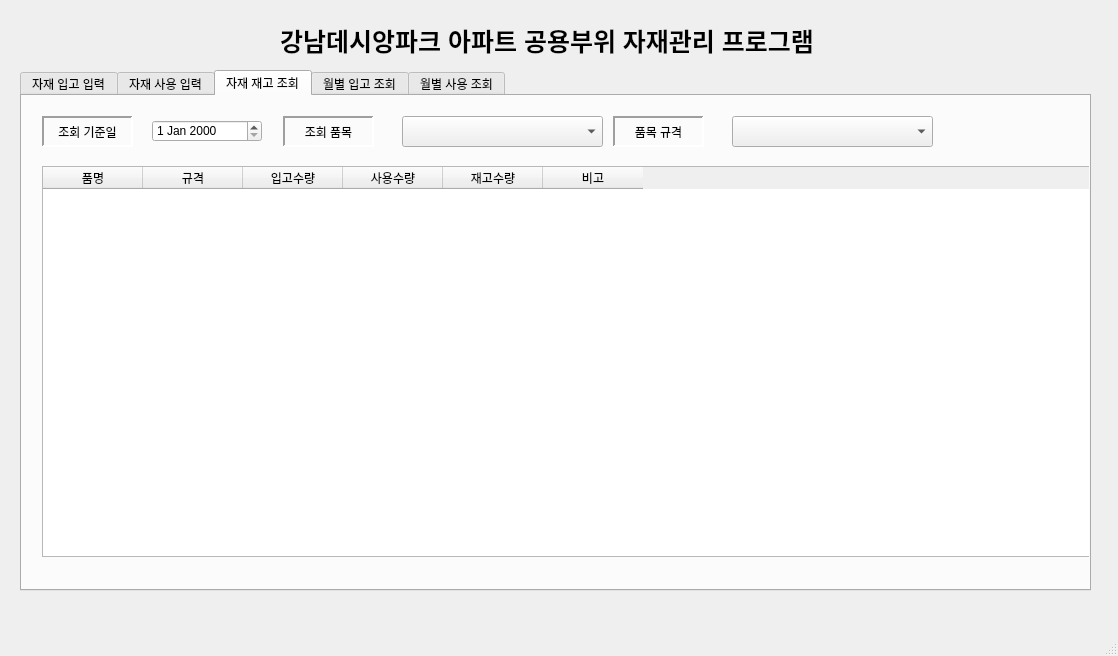
<?xml version="1.0" encoding="UTF-8"?>
<ui version="4.0">
 <class>MainWindow</class>
 <widget class="QMainWindow" name="MainWindow">
  <property name="geometry">
   <rect>
    <x>0</x>
    <y>0</y>
    <width>1118</width>
    <height>656</height>
   </rect>
  </property>
  <property name="windowTitle">
   <string>MainWindow</string>
  </property>
  <widget class="QWidget" name="centralwidget">
   <widget class="QLabel" name="label">
    <property name="geometry">
     <rect>
      <x>200</x>
      <y>10</y>
      <width>701</width>
      <height>61</height>
     </rect>
    </property>
    <property name="font">
     <font>
      <pointsize>19</pointsize>
      <weight>75</weight>
      <bold>true</bold>
     </font>
    </property>
    <property name="text">
     <string>강남데시앙파크 아파트 공용부위 자재관리 프로그램 </string>
    </property>
    <property name="alignment">
     <set>Qt::AlignCenter</set>
    </property>
   </widget>
   <widget class="QTabWidget" name="tabWidget">
    <property name="geometry">
     <rect>
      <x>20</x>
      <y>70</y>
      <width>1071</width>
      <height>521</height>
     </rect>
    </property>
    <property name="currentIndex">
     <number>2</number>
    </property>
    <widget class="QWidget" name="tab_5">
     <attribute name="title">
      <string>자재 입고 입력</string>
     </attribute>
     <widget class="QDateEdit" name="dateEdit_5">
      <property name="geometry">
       <rect>
        <x>120</x>
        <y>10</y>
        <width>141</width>
        <height>31</height>
       </rect>
      </property>
     </widget>
     <widget class="QLabel" name="label_11">
      <property name="geometry">
       <rect>
        <x>10</x>
        <y>10</y>
        <width>91</width>
        <height>31</height>
       </rect>
      </property>
      <property name="frameShape">
       <enum>QFrame::Panel</enum>
      </property>
      <property name="frameShadow">
       <enum>QFrame::Sunken</enum>
      </property>
      <property name="lineWidth">
       <number>2</number>
      </property>
      <property name="text">
       <string>입  고  일</string>
      </property>
      <property name="alignment">
       <set>Qt::AlignCenter</set>
      </property>
     </widget>
     <widget class="QTableWidget" name="tableWidget_5">
      <property name="geometry">
       <rect>
        <x>340</x>
        <y>10</y>
        <width>711</width>
        <height>391</height>
       </rect>
      </property>
      <column>
       <property name="text">
        <string>입고일</string>
       </property>
      </column>
      <column>
       <property name="text">
        <string>품    명</string>
       </property>
      </column>
      <column>
       <property name="text">
        <string>규     격</string>
       </property>
      </column>
      <column>
       <property name="text">
        <string>입고수량</string>
       </property>
      </column>
      <column>
       <property name="text">
        <string>구입 금액</string>
       </property>
      </column>
      <column>
       <property name="text">
        <string>구입 단가</string>
       </property>
      </column>
      <column>
       <property name="text">
        <string>구입 업체</string>
       </property>
      </column>
      <column>
       <property name="text">
        <string>재고 수량</string>
       </property>
      </column>
      <column>
       <property name="text">
        <string>비   고</string>
       </property>
      </column>
     </widget>
     <widget class="QComboBox" name="comboBox_5">
      <property name="geometry">
       <rect>
        <x>120</x>
        <y>50</y>
        <width>141</width>
        <height>31</height>
       </rect>
      </property>
     </widget>
     <widget class="QLabel" name="label_12">
      <property name="geometry">
       <rect>
        <x>10</x>
        <y>50</y>
        <width>91</width>
        <height>31</height>
       </rect>
      </property>
      <property name="frameShape">
       <enum>QFrame::Panel</enum>
      </property>
      <property name="frameShadow">
       <enum>QFrame::Sunken</enum>
      </property>
      <property name="lineWidth">
       <number>2</number>
      </property>
      <property name="text">
       <string>입고  품목</string>
      </property>
      <property name="alignment">
       <set>Qt::AlignCenter</set>
      </property>
     </widget>
     <widget class="QLabel" name="label_13">
      <property name="geometry">
       <rect>
        <x>10</x>
        <y>130</y>
        <width>91</width>
        <height>31</height>
       </rect>
      </property>
      <property name="frameShape">
       <enum>QFrame::Panel</enum>
      </property>
      <property name="frameShadow">
       <enum>QFrame::Sunken</enum>
      </property>
      <property name="lineWidth">
       <number>2</number>
      </property>
      <property name="text">
       <string>품목  규격</string>
      </property>
      <property name="alignment">
       <set>Qt::AlignCenter</set>
      </property>
     </widget>
     <widget class="QLabel" name="label_14">
      <property name="geometry">
       <rect>
        <x>10</x>
        <y>250</y>
        <width>91</width>
        <height>31</height>
       </rect>
      </property>
      <property name="frameShape">
       <enum>QFrame::Panel</enum>
      </property>
      <property name="frameShadow">
       <enum>QFrame::Sunken</enum>
      </property>
      <property name="lineWidth">
       <number>2</number>
      </property>
      <property name="text">
       <string>구입  수량</string>
      </property>
      <property name="alignment">
       <set>Qt::AlignCenter</set>
      </property>
     </widget>
     <widget class="QLabel" name="label_15">
      <property name="geometry">
       <rect>
        <x>10</x>
        <y>290</y>
        <width>91</width>
        <height>31</height>
       </rect>
      </property>
      <property name="frameShape">
       <enum>QFrame::Panel</enum>
      </property>
      <property name="frameShadow">
       <enum>QFrame::Sunken</enum>
      </property>
      <property name="lineWidth">
       <number>2</number>
      </property>
      <property name="text">
       <string>구입  가격</string>
      </property>
      <property name="alignment">
       <set>Qt::AlignCenter</set>
      </property>
     </widget>
     <widget class="QLabel" name="label_16">
      <property name="geometry">
       <rect>
        <x>10</x>
        <y>330</y>
        <width>91</width>
        <height>31</height>
       </rect>
      </property>
      <property name="frameShape">
       <enum>QFrame::Panel</enum>
      </property>
      <property name="frameShadow">
       <enum>QFrame::Sunken</enum>
      </property>
      <property name="lineWidth">
       <number>2</number>
      </property>
      <property name="text">
       <string>구입  단가</string>
      </property>
      <property name="alignment">
       <set>Qt::AlignCenter</set>
      </property>
     </widget>
     <widget class="QLabel" name="label_17">
      <property name="geometry">
       <rect>
        <x>10</x>
        <y>370</y>
        <width>91</width>
        <height>31</height>
       </rect>
      </property>
      <property name="frameShape">
       <enum>QFrame::Panel</enum>
      </property>
      <property name="frameShadow">
       <enum>QFrame::Sunken</enum>
      </property>
      <property name="lineWidth">
       <number>2</number>
      </property>
      <property name="text">
       <string>구입  업체</string>
      </property>
      <property name="alignment">
       <set>Qt::AlignCenter</set>
      </property>
     </widget>
     <widget class="QLabel" name="label_18">
      <property name="geometry">
       <rect>
        <x>10</x>
        <y>410</y>
        <width>91</width>
        <height>31</height>
       </rect>
      </property>
      <property name="frameShape">
       <enum>QFrame::Panel</enum>
      </property>
      <property name="frameShadow">
       <enum>QFrame::Sunken</enum>
      </property>
      <property name="lineWidth">
       <number>2</number>
      </property>
      <property name="text">
       <string>비       고</string>
      </property>
      <property name="alignment">
       <set>Qt::AlignCenter</set>
      </property>
     </widget>
     <widget class="QComboBox" name="comboBox_6">
      <property name="geometry">
       <rect>
        <x>120</x>
        <y>130</y>
        <width>141</width>
        <height>31</height>
       </rect>
      </property>
     </widget>
     <widget class="QLineEdit" name="lineEdit">
      <property name="geometry">
       <rect>
        <x>120</x>
        <y>250</y>
        <width>141</width>
        <height>31</height>
       </rect>
      </property>
     </widget>
     <widget class="QLineEdit" name="lineEdit_2">
      <property name="geometry">
       <rect>
        <x>120</x>
        <y>290</y>
        <width>141</width>
        <height>31</height>
       </rect>
      </property>
     </widget>
     <widget class="QLineEdit" name="lineEdit_3">
      <property name="geometry">
       <rect>
        <x>120</x>
        <y>330</y>
        <width>141</width>
        <height>31</height>
       </rect>
      </property>
     </widget>
     <widget class="QLineEdit" name="lineEdit_4">
      <property name="geometry">
       <rect>
        <x>120</x>
        <y>370</y>
        <width>201</width>
        <height>31</height>
       </rect>
      </property>
     </widget>
     <widget class="QLineEdit" name="lineEdit_6">
      <property name="geometry">
       <rect>
        <x>120</x>
        <y>410</y>
        <width>201</width>
        <height>31</height>
       </rect>
      </property>
     </widget>
     <widget class="QPushButton" name="pushButton_6">
      <property name="geometry">
       <rect>
        <x>120</x>
        <y>450</y>
        <width>91</width>
        <height>41</height>
       </rect>
      </property>
      <property name="text">
       <string>자재입고 추가</string>
      </property>
     </widget>
     <widget class="QPushButton" name="pushButton_7">
      <property name="geometry">
       <rect>
        <x>490</x>
        <y>410</y>
        <width>91</width>
        <height>41</height>
       </rect>
      </property>
      <property name="text">
       <string>자재입고 저장</string>
      </property>
     </widget>
     <widget class="QPushButton" name="pushButton_8">
      <property name="geometry">
       <rect>
        <x>810</x>
        <y>410</y>
        <width>91</width>
        <height>41</height>
       </rect>
      </property>
      <property name="text">
       <string>Exit</string>
      </property>
     </widget>
     <widget class="QPushButton" name="pushButton">
      <property name="geometry">
       <rect>
        <x>270</x>
        <y>90</y>
        <width>61</width>
        <height>31</height>
       </rect>
      </property>
      <property name="text">
       <string>품목추가</string>
      </property>
     </widget>
     <widget class="QPushButton" name="pushButton_2">
      <property name="geometry">
       <rect>
        <x>270</x>
        <y>170</y>
        <width>61</width>
        <height>31</height>
       </rect>
      </property>
      <property name="text">
       <string>규격추가</string>
      </property>
     </widget>
     <widget class="QLineEdit" name="lineEdit_5">
      <property name="geometry">
       <rect>
        <x>120</x>
        <y>90</y>
        <width>141</width>
        <height>31</height>
       </rect>
      </property>
     </widget>
     <widget class="QLineEdit" name="lineEdit_8">
      <property name="geometry">
       <rect>
        <x>120</x>
        <y>170</y>
        <width>141</width>
        <height>31</height>
       </rect>
      </property>
     </widget>
     <widget class="QLabel" name="label_28">
      <property name="geometry">
       <rect>
        <x>10</x>
        <y>210</y>
        <width>91</width>
        <height>31</height>
       </rect>
      </property>
      <property name="frameShape">
       <enum>QFrame::Panel</enum>
      </property>
      <property name="frameShadow">
       <enum>QFrame::Sunken</enum>
      </property>
      <property name="lineWidth">
       <number>2</number>
      </property>
      <property name="text">
       <string>재고수량</string>
      </property>
      <property name="alignment">
       <set>Qt::AlignCenter</set>
      </property>
     </widget>
     <widget class="QLineEdit" name="lineEdit_11">
      <property name="geometry">
       <rect>
        <x>120</x>
        <y>210</y>
        <width>201</width>
        <height>31</height>
       </rect>
      </property>
      <property name="text">
       <string>재고수량</string>
      </property>
     </widget>
    </widget>
    <widget class="QWidget" name="tab_4">
     <attribute name="title">
      <string>자재 사용 입력</string>
     </attribute>
     <widget class="QComboBox" name="comboBox_8">
      <property name="geometry">
       <rect>
        <x>130</x>
        <y>130</y>
        <width>141</width>
        <height>31</height>
       </rect>
      </property>
     </widget>
     <widget class="QComboBox" name="comboBox_9">
      <property name="geometry">
       <rect>
        <x>130</x>
        <y>170</y>
        <width>201</width>
        <height>31</height>
       </rect>
      </property>
     </widget>
     <widget class="QTableWidget" name="tableWidget_6">
      <property name="geometry">
       <rect>
        <x>350</x>
        <y>10</y>
        <width>701</width>
        <height>321</height>
       </rect>
      </property>
      <property name="sortingEnabled">
       <bool>true</bool>
      </property>
      <attribute name="horizontalHeaderDefaultSectionSize">
       <number>60</number>
      </attribute>
      <attribute name="horizontalHeaderMinimumSectionSize">
       <number>30</number>
      </attribute>
      <column>
       <property name="text">
        <string>사용일</string>
       </property>
      </column>
      <column>
       <property name="text">
        <string>동</string>
       </property>
      </column>
      <column>
       <property name="text">
        <string>호</string>
       </property>
      </column>
      <column>
       <property name="text">
        <string>구분</string>
       </property>
      </column>
      <column>
       <property name="text">
        <string>품명</string>
       </property>
      </column>
      <column>
       <property name="text">
        <string>규격</string>
       </property>
      </column>
      <column>
       <property name="text">
        <string>사용수량</string>
       </property>
      </column>
      <column>
       <property name="text">
        <string>비고</string>
       </property>
      </column>
     </widget>
     <widget class="QLabel" name="label_20">
      <property name="geometry">
       <rect>
        <x>20</x>
        <y>210</y>
        <width>91</width>
        <height>31</height>
       </rect>
      </property>
      <property name="frameShape">
       <enum>QFrame::Panel</enum>
      </property>
      <property name="frameShadow">
       <enum>QFrame::Sunken</enum>
      </property>
      <property name="lineWidth">
       <number>2</number>
      </property>
      <property name="text">
       <string>사용  규격</string>
      </property>
      <property name="alignment">
       <set>Qt::AlignCenter</set>
      </property>
     </widget>
     <widget class="QComboBox" name="comboBox_7">
      <property name="geometry">
       <rect>
        <x>130</x>
        <y>210</y>
        <width>201</width>
        <height>31</height>
       </rect>
      </property>
     </widget>
     <widget class="QComboBox" name="comboBox_10">
      <property name="geometry">
       <rect>
        <x>130</x>
        <y>50</y>
        <width>141</width>
        <height>31</height>
       </rect>
      </property>
     </widget>
     <widget class="QComboBox" name="comboBox_11">
      <property name="geometry">
       <rect>
        <x>130</x>
        <y>90</y>
        <width>141</width>
        <height>31</height>
       </rect>
      </property>
     </widget>
     <widget class="QPushButton" name="pushButton_11">
      <property name="geometry">
       <rect>
        <x>100</x>
        <y>380</y>
        <width>91</width>
        <height>41</height>
       </rect>
      </property>
      <property name="text">
       <string>자재사용 추가</string>
      </property>
     </widget>
     <widget class="QLabel" name="label_21">
      <property name="geometry">
       <rect>
        <x>20</x>
        <y>50</y>
        <width>91</width>
        <height>31</height>
       </rect>
      </property>
      <property name="frameShape">
       <enum>QFrame::Panel</enum>
      </property>
      <property name="frameShadow">
       <enum>QFrame::Sunken</enum>
      </property>
      <property name="lineWidth">
       <number>2</number>
      </property>
      <property name="text">
       <string>동</string>
      </property>
      <property name="alignment">
       <set>Qt::AlignCenter</set>
      </property>
     </widget>
     <widget class="QLabel" name="label_22">
      <property name="geometry">
       <rect>
        <x>20</x>
        <y>10</y>
        <width>91</width>
        <height>31</height>
       </rect>
      </property>
      <property name="frameShape">
       <enum>QFrame::Panel</enum>
      </property>
      <property name="frameShadow">
       <enum>QFrame::Sunken</enum>
      </property>
      <property name="lineWidth">
       <number>2</number>
      </property>
      <property name="text">
       <string>사용  일자</string>
      </property>
      <property name="alignment">
       <set>Qt::AlignCenter</set>
      </property>
     </widget>
     <widget class="QDateEdit" name="dateEdit_6">
      <property name="geometry">
       <rect>
        <x>130</x>
        <y>10</y>
        <width>141</width>
        <height>31</height>
       </rect>
      </property>
     </widget>
     <widget class="QLabel" name="label_23">
      <property name="geometry">
       <rect>
        <x>20</x>
        <y>90</y>
        <width>91</width>
        <height>31</height>
       </rect>
      </property>
      <property name="frameShape">
       <enum>QFrame::Panel</enum>
      </property>
      <property name="frameShadow">
       <enum>QFrame::Sunken</enum>
      </property>
      <property name="lineWidth">
       <number>2</number>
      </property>
      <property name="text">
       <string>호</string>
      </property>
      <property name="alignment">
       <set>Qt::AlignCenter</set>
      </property>
     </widget>
     <widget class="QLabel" name="label_24">
      <property name="geometry">
       <rect>
        <x>20</x>
        <y>130</y>
        <width>91</width>
        <height>31</height>
       </rect>
      </property>
      <property name="frameShape">
       <enum>QFrame::Panel</enum>
      </property>
      <property name="frameShadow">
       <enum>QFrame::Sunken</enum>
      </property>
      <property name="lineWidth">
       <number>2</number>
      </property>
      <property name="text">
       <string>공용 / 세대</string>
      </property>
      <property name="alignment">
       <set>Qt::AlignCenter</set>
      </property>
     </widget>
     <widget class="QLabel" name="label_25">
      <property name="geometry">
       <rect>
        <x>20</x>
        <y>170</y>
        <width>91</width>
        <height>31</height>
       </rect>
      </property>
      <property name="frameShape">
       <enum>QFrame::Panel</enum>
      </property>
      <property name="frameShadow">
       <enum>QFrame::Sunken</enum>
      </property>
      <property name="lineWidth">
       <number>2</number>
      </property>
      <property name="text">
       <string>품명</string>
      </property>
      <property name="alignment">
       <set>Qt::AlignCenter</set>
      </property>
     </widget>
     <widget class="QLineEdit" name="lineEdit_7">
      <property name="geometry">
       <rect>
        <x>130</x>
        <y>330</y>
        <width>201</width>
        <height>31</height>
       </rect>
      </property>
      <property name="text">
       <string>비고</string>
      </property>
     </widget>
     <widget class="QLabel" name="label_19">
      <property name="geometry">
       <rect>
        <x>20</x>
        <y>330</y>
        <width>91</width>
        <height>31</height>
       </rect>
      </property>
      <property name="frameShape">
       <enum>QFrame::Panel</enum>
      </property>
      <property name="frameShadow">
       <enum>QFrame::Sunken</enum>
      </property>
      <property name="lineWidth">
       <number>2</number>
      </property>
      <property name="text">
       <string>비       고</string>
      </property>
      <property name="alignment">
       <set>Qt::AlignCenter</set>
      </property>
     </widget>
     <widget class="QPushButton" name="pushButton_9">
      <property name="geometry">
       <rect>
        <x>460</x>
        <y>350</y>
        <width>91</width>
        <height>41</height>
       </rect>
      </property>
      <property name="text">
       <string>자재사용 저장</string>
      </property>
     </widget>
     <widget class="QPushButton" name="pushButton_10">
      <property name="geometry">
       <rect>
        <x>780</x>
        <y>350</y>
        <width>91</width>
        <height>41</height>
       </rect>
      </property>
      <property name="text">
       <string>Exit</string>
      </property>
     </widget>
     <widget class="QLineEdit" name="lineEdit_9">
      <property name="geometry">
       <rect>
        <x>130</x>
        <y>290</y>
        <width>201</width>
        <height>31</height>
       </rect>
      </property>
      <property name="text">
       <string/>
      </property>
      <property name="alignment">
       <set>Qt::AlignCenter</set>
      </property>
     </widget>
     <widget class="QLabel" name="label_26">
      <property name="geometry">
       <rect>
        <x>20</x>
        <y>290</y>
        <width>91</width>
        <height>31</height>
       </rect>
      </property>
      <property name="frameShape">
       <enum>QFrame::Panel</enum>
      </property>
      <property name="frameShadow">
       <enum>QFrame::Sunken</enum>
      </property>
      <property name="lineWidth">
       <number>2</number>
      </property>
      <property name="text">
       <string>사용수량</string>
      </property>
      <property name="alignment">
       <set>Qt::AlignCenter</set>
      </property>
     </widget>
     <widget class="QLineEdit" name="lineEdit_10">
      <property name="geometry">
       <rect>
        <x>130</x>
        <y>250</y>
        <width>201</width>
        <height>31</height>
       </rect>
      </property>
      <property name="text">
       <string>재고수량</string>
      </property>
      <property name="alignment">
       <set>Qt::AlignCenter</set>
      </property>
      <property name="readOnly">
       <bool>true</bool>
      </property>
     </widget>
     <widget class="QLabel" name="label_27">
      <property name="geometry">
       <rect>
        <x>20</x>
        <y>250</y>
        <width>91</width>
        <height>31</height>
       </rect>
      </property>
      <property name="frameShape">
       <enum>QFrame::Panel</enum>
      </property>
      <property name="frameShadow">
       <enum>QFrame::Sunken</enum>
      </property>
      <property name="lineWidth">
       <number>2</number>
      </property>
      <property name="text">
       <string>재고수량</string>
      </property>
      <property name="alignment">
       <set>Qt::AlignCenter</set>
      </property>
     </widget>
    </widget>
    <widget class="QWidget" name="tab">
     <attribute name="title">
      <string>자재 재고 조회</string>
     </attribute>
     <widget class="QTableWidget" name="tableWidget">
      <property name="geometry">
       <rect>
        <x>20</x>
        <y>70</y>
        <width>1141</width>
        <height>391</height>
       </rect>
      </property>
      <column>
       <property name="text">
        <string>품명</string>
       </property>
      </column>
      <column>
       <property name="text">
        <string>규격</string>
       </property>
      </column>
      <column>
       <property name="text">
        <string>입고수량</string>
       </property>
      </column>
      <column>
       <property name="text">
        <string>사용수량</string>
       </property>
      </column>
      <column>
       <property name="text">
        <string>재고수량</string>
       </property>
      </column>
      <column>
       <property name="text">
        <string>비고</string>
       </property>
      </column>
     </widget>
     <widget class="QComboBox" name="comboBox">
      <property name="geometry">
       <rect>
        <x>380</x>
        <y>20</y>
        <width>201</width>
        <height>31</height>
       </rect>
      </property>
     </widget>
     <widget class="QLabel" name="label_3">
      <property name="geometry">
       <rect>
        <x>261</x>
        <y>20</y>
        <width>91</width>
        <height>31</height>
       </rect>
      </property>
      <property name="frameShape">
       <enum>QFrame::Panel</enum>
      </property>
      <property name="frameShadow">
       <enum>QFrame::Sunken</enum>
      </property>
      <property name="lineWidth">
       <number>2</number>
      </property>
      <property name="text">
       <string>조회 품목</string>
      </property>
      <property name="alignment">
       <set>Qt::AlignCenter</set>
      </property>
     </widget>
     <widget class="QDateEdit" name="dateEdit">
      <property name="geometry">
       <rect>
        <x>130</x>
        <y>24</y>
        <width>110</width>
        <height>22</height>
       </rect>
      </property>
     </widget>
     <widget class="QLabel" name="label_2">
      <property name="geometry">
       <rect>
        <x>20</x>
        <y>20</y>
        <width>91</width>
        <height>31</height>
       </rect>
      </property>
      <property name="frameShape">
       <enum>QFrame::Panel</enum>
      </property>
      <property name="frameShadow">
       <enum>QFrame::Sunken</enum>
      </property>
      <property name="lineWidth">
       <number>2</number>
      </property>
      <property name="text">
       <string>조회 기준일</string>
      </property>
      <property name="alignment">
       <set>Qt::AlignCenter</set>
      </property>
     </widget>
     <widget class="QLabel" name="label_10">
      <property name="geometry">
       <rect>
        <x>591</x>
        <y>20</y>
        <width>91</width>
        <height>31</height>
       </rect>
      </property>
      <property name="frameShape">
       <enum>QFrame::Panel</enum>
      </property>
      <property name="frameShadow">
       <enum>QFrame::Sunken</enum>
      </property>
      <property name="lineWidth">
       <number>2</number>
      </property>
      <property name="text">
       <string>품목 규격</string>
      </property>
      <property name="alignment">
       <set>Qt::AlignCenter</set>
      </property>
     </widget>
     <widget class="QComboBox" name="comboBox_4">
      <property name="geometry">
       <rect>
        <x>710</x>
        <y>20</y>
        <width>201</width>
        <height>31</height>
       </rect>
      </property>
     </widget>
    </widget>
    <widget class="QWidget" name="tab_3">
     <attribute name="title">
      <string>월별 입고 조회</string>
     </attribute>
     <widget class="QTableWidget" name="tableWidget_2">
      <property name="geometry">
       <rect>
        <x>20</x>
        <y>66</y>
        <width>1141</width>
        <height>391</height>
       </rect>
      </property>
      <column>
       <property name="text">
        <string>입고일</string>
       </property>
      </column>
      <column>
       <property name="text">
        <string>품    명</string>
       </property>
      </column>
      <column>
       <property name="text">
        <string>규     격</string>
       </property>
      </column>
      <column>
       <property name="text">
        <string>총 입고수량</string>
       </property>
      </column>
      <column>
       <property name="text">
        <string>구입 금액</string>
       </property>
      </column>
      <column>
       <property name="text">
        <string>구입 단가</string>
       </property>
      </column>
      <column>
       <property name="text">
        <string>총 사용수량</string>
       </property>
      </column>
      <column>
       <property name="text">
        <string>재고 수량</string>
       </property>
      </column>
      <column>
       <property name="text">
        <string>비   고</string>
       </property>
      </column>
     </widget>
     <widget class="QLabel" name="label_4">
      <property name="geometry">
       <rect>
        <x>490</x>
        <y>10</y>
        <width>91</width>
        <height>31</height>
       </rect>
      </property>
      <property name="frameShape">
       <enum>QFrame::Panel</enum>
      </property>
      <property name="frameShadow">
       <enum>QFrame::Sunken</enum>
      </property>
      <property name="lineWidth">
       <number>2</number>
      </property>
      <property name="text">
       <string>조회 품목</string>
      </property>
      <property name="alignment">
       <set>Qt::AlignCenter</set>
      </property>
     </widget>
     <widget class="QLabel" name="label_5">
      <property name="geometry">
       <rect>
        <x>20</x>
        <y>10</y>
        <width>91</width>
        <height>31</height>
       </rect>
      </property>
      <property name="frameShape">
       <enum>QFrame::Panel</enum>
      </property>
      <property name="frameShadow">
       <enum>QFrame::Sunken</enum>
      </property>
      <property name="lineWidth">
       <number>2</number>
      </property>
      <property name="text">
       <string>조회 기간</string>
      </property>
      <property name="alignment">
       <set>Qt::AlignCenter</set>
      </property>
     </widget>
     <widget class="QComboBox" name="comboBox_2">
      <property name="geometry">
       <rect>
        <x>600</x>
        <y>10</y>
        <width>201</width>
        <height>31</height>
       </rect>
      </property>
     </widget>
     <widget class="QDateEdit" name="dateEdit_2">
      <property name="geometry">
       <rect>
        <x>130</x>
        <y>10</y>
        <width>110</width>
        <height>31</height>
       </rect>
      </property>
     </widget>
     <widget class="QCheckBox" name="checkBox">
      <property name="geometry">
       <rect>
        <x>250</x>
        <y>10</y>
        <width>71</width>
        <height>31</height>
       </rect>
      </property>
      <property name="text">
       <string>월별 조회</string>
      </property>
     </widget>
     <widget class="QLabel" name="label_8">
      <property name="geometry">
       <rect>
        <x>330</x>
        <y>10</y>
        <width>21</width>
        <height>31</height>
       </rect>
      </property>
      <property name="frameShape">
       <enum>QFrame::Panel</enum>
      </property>
      <property name="frameShadow">
       <enum>QFrame::Sunken</enum>
      </property>
      <property name="lineWidth">
       <number>2</number>
      </property>
      <property name="text">
       <string>~</string>
      </property>
      <property name="alignment">
       <set>Qt::AlignCenter</set>
      </property>
     </widget>
     <widget class="QDateEdit" name="dateEdit_4">
      <property name="geometry">
       <rect>
        <x>360</x>
        <y>10</y>
        <width>110</width>
        <height>31</height>
       </rect>
      </property>
     </widget>
    </widget>
    <widget class="QWidget" name="tab_2">
     <attribute name="title">
      <string>월별 사용 조회</string>
     </attribute>
     <widget class="QTableWidget" name="tableWidget_3">
      <property name="geometry">
       <rect>
        <x>20</x>
        <y>60</y>
        <width>1141</width>
        <height>391</height>
       </rect>
      </property>
      <column>
       <property name="text">
        <string>사용일</string>
       </property>
      </column>
      <column>
       <property name="text">
        <string>품    명</string>
       </property>
      </column>
      <column>
       <property name="text">
        <string>규     격</string>
       </property>
      </column>
      <column>
       <property name="text">
        <string>총 입고수량</string>
       </property>
      </column>
      <column>
       <property name="text">
        <string>구입 금액</string>
       </property>
      </column>
      <column>
       <property name="text">
        <string>구입 단가</string>
       </property>
      </column>
      <column>
       <property name="text">
        <string>총 사용수량</string>
       </property>
      </column>
      <column>
       <property name="text">
        <string>재고 수량</string>
       </property>
      </column>
      <column>
       <property name="text">
        <string>비   고</string>
       </property>
      </column>
     </widget>
     <widget class="QLabel" name="label_6">
      <property name="geometry">
       <rect>
        <x>20</x>
        <y>20</y>
        <width>91</width>
        <height>31</height>
       </rect>
      </property>
      <property name="frameShape">
       <enum>QFrame::Panel</enum>
      </property>
      <property name="frameShadow">
       <enum>QFrame::Sunken</enum>
      </property>
      <property name="lineWidth">
       <number>2</number>
      </property>
      <property name="text">
       <string>조회 기간</string>
      </property>
      <property name="alignment">
       <set>Qt::AlignCenter</set>
      </property>
     </widget>
     <widget class="QLabel" name="label_9">
      <property name="geometry">
       <rect>
        <x>330</x>
        <y>20</y>
        <width>21</width>
        <height>31</height>
       </rect>
      </property>
      <property name="frameShape">
       <enum>QFrame::Panel</enum>
      </property>
      <property name="frameShadow">
       <enum>QFrame::Sunken</enum>
      </property>
      <property name="lineWidth">
       <number>2</number>
      </property>
      <property name="text">
       <string>~</string>
      </property>
      <property name="alignment">
       <set>Qt::AlignCenter</set>
      </property>
     </widget>
     <widget class="QComboBox" name="comboBox_3">
      <property name="geometry">
       <rect>
        <x>600</x>
        <y>20</y>
        <width>201</width>
        <height>31</height>
       </rect>
      </property>
     </widget>
     <widget class="QCheckBox" name="checkBox_2">
      <property name="geometry">
       <rect>
        <x>250</x>
        <y>20</y>
        <width>71</width>
        <height>31</height>
       </rect>
      </property>
      <property name="text">
       <string>월별 조회</string>
      </property>
     </widget>
     <widget class="QLabel" name="label_7">
      <property name="geometry">
       <rect>
        <x>490</x>
        <y>20</y>
        <width>91</width>
        <height>31</height>
       </rect>
      </property>
      <property name="frameShape">
       <enum>QFrame::Panel</enum>
      </property>
      <property name="frameShadow">
       <enum>QFrame::Sunken</enum>
      </property>
      <property name="lineWidth">
       <number>2</number>
      </property>
      <property name="text">
       <string>조회 품목</string>
      </property>
      <property name="alignment">
       <set>Qt::AlignCenter</set>
      </property>
     </widget>
     <widget class="QDateEdit" name="dateEdit_7">
      <property name="geometry">
       <rect>
        <x>360</x>
        <y>20</y>
        <width>110</width>
        <height>31</height>
       </rect>
      </property>
     </widget>
     <widget class="QDateEdit" name="dateEdit_3">
      <property name="geometry">
       <rect>
        <x>130</x>
        <y>20</y>
        <width>110</width>
        <height>31</height>
       </rect>
      </property>
     </widget>
    </widget>
   </widget>
  </widget>
  <widget class="QMenuBar" name="menubar">
   <property name="geometry">
    <rect>
     <x>0</x>
     <y>0</y>
     <width>1118</width>
     <height>26</height>
    </rect>
   </property>
  </widget>
  <widget class="QStatusBar" name="statusbar"/>
 </widget>
 <resources/>
 <connections/>
</ui>
